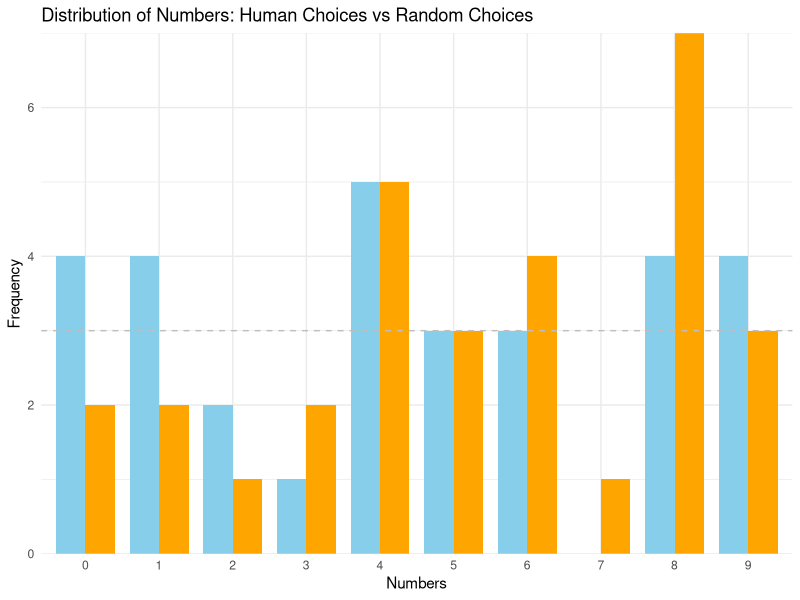

The R source for this figure:
# Load libraries
library(ggplot2)

# Simulate random choices
simulate_random_choices <- function(n_people) {
  # Uniform distribution
  random_choices <- sample(0:9, size = n_people * 3, replace = TRUE)
  return(random_choices)
}

# Simulate human-biased number choices
simulate_human_choices <- function(n_people) {
  # Frequency vector for numbers 1 to 9
  frequencies <- c(1, 2, 1, 2, 1, 2, 1, 2, 1)
  total_frequency <- sum(frequencies)
  
  # Normalize frequencies / compute probabilities
  human_bias <- frequencies / total_frequency
  
  # Add 0 with small frequency to complete bias for numbers 0-9
  human_bias <- c(1 / total_frequency, human_bias)
  
  # Check sum of probabilities equals 1
  human_bias <- human_bias / sum(human_bias)
  
  # Simulate choices using the computed bias (each person picks 3 numbers)
  choices <- sample(0:9, size = n_people * 3, replace = TRUE, prob = human_bias)
  return(choices)
}

# Set random seed
set.seed(123)

# Compare expected vs observed choices
cat("\nCompare expected vs observed choices\n")

# Formulate hypotheses
# H0: Data follows a uniform distribution
# H1: Significant difference from uniform distribution

# Prepare expected and observed choices
n_people <- 10 # Number of participants
human_choices <- simulate_human_choices(n_people)
random_choices <- simulate_random_choices(n_people)

# Count frequencies
random_freq <- table(factor(random_choices, levels = 0:9))
human_freq <- table(factor(human_choices, levels = 0:9))

# Perform chi-square test
expected_freq <- rep(n_people * 3 / 10, 10)  # Expected frequency for uniform distribution
chi_square_test <- chisq.test(as.numeric(human_freq), p = expected_freq / sum(expected_freq), rescale.p = FALSE)

# Plot the results
df <- data.frame(
  Numbers = factor(0:9),
  Human_Choices = as.numeric(human_freq),
  Random_Choices = as.numeric(random_freq)
)

ggplot(df, aes(x = Numbers)) +
  geom_bar(aes(y = Human_Choices), stat = "identity", fill = "skyblue", width = 0.4, position = position_nudge(x = -0.2)) +
  geom_bar(aes(y = Random_Choices), stat = "identity", fill = "orange", width = 0.4, position = position_nudge(x = 0.2)) +
  geom_hline(yintercept = n_people * 3 / 10, color = "gray", linetype = "dashed") +
  labs(
    title = "Distribution of Numbers: Human Choices vs Random Choices",
    x = "Numbers",
    y = "Frequency"
  ) +
  theme_minimal() +
  scale_y_continuous(expand = c(0, 0)) +
  theme(axis.text.x = element_text(angle = 0, hjust = 0.5)) +
  guides(fill = guide_legend(title = NULL))

# Print results
cat("Chi-Square Test Results:\n")
cat(sprintf("Chi-Square Statistic: %.2f\n", chi_square_test$statistic))
cat(sprintf("P-value: %.4f\n", chi_square_test$p.value))

if (chi_square_test$p.value < 0.05) {
  cat("\nThe observed distribution significantly deviates from a uniform distribution.\n")
} else {
  cat("\nNo significant deviation from a uniform distribution.\n")
}
